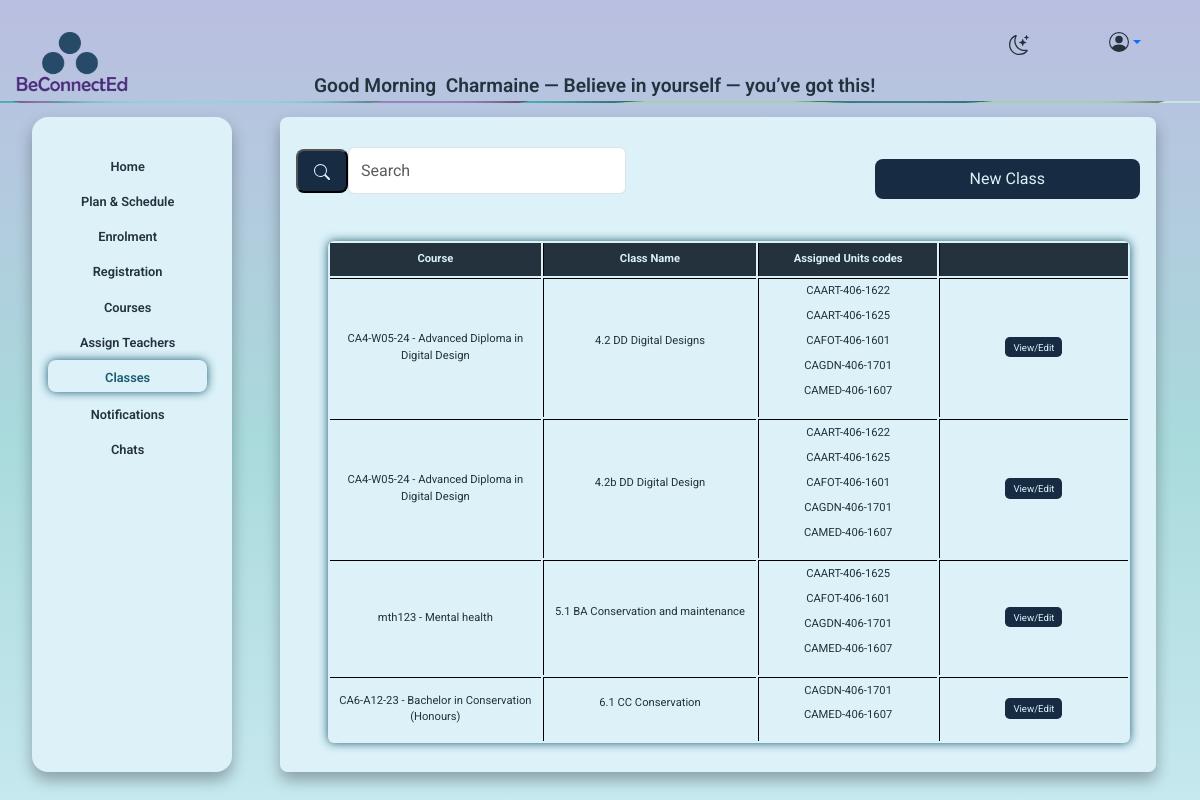
The page /classes_admin.php (signed in) on the database its author committed.
### tables this page shows
CREATE TABLE `classes` (
  `class_id` int(11) NOT NULL,
  `class_name` varchar(255) DEFAULT NULL,
  `course_id` int(11) DEFAULT NULL
);

CREATE TABLE `course` (
  `course_id` int(11) NOT NULL,
  `course_name` varchar(255) DEFAULT NULL,
  `course_code` varchar(100) DEFAULT NULL,
  `institute_id` int(11) DEFAULT NULL,
  `is_active` tinyint(1) NOT NULL,
  `MQF_Level` int(50) DEFAULT NULL,
  `credits` int(50) NOT NULL,
  `duration` varchar(50) NOT NULL,
  `course_description` text NOT NULL
);

### includes/functions.php (called while the page is built, shortened)
<?PHP
function getClassesWithUnits($conn){
  $sql = "
    SELECT
      c.class_id,
      c.class_name,
      co.course_name,
      co.course_code,
      GROUP_CONCAT(u.unit_code ORDER BY u.unit_code SEPARATOR ', ') AS unit_codes
    FROM classes c
    LEFT JOIN course co ON co.course_id = c.course_id
    LEFT JOIN course_units cu ON cu.course_id = c.course_id
    LEFT JOIN unit u ON u.unit_id = cu.unit_id
    GROUP BY c.class_id, c.class_name, co.course_name, co.course_code
    ORDER BY c.class_name
  ";
  $stmt = mysqli_stmt_init($conn);
  if(!mysqli_stmt_prepare($stmt, $sql)){
    return false;
  }
  mysqli_stmt_execute($stmt);
  $result = mysqli_stmt_get_result($stmt);
  return $result;
}

### classes_admin.php (the view, shortened to what this page needs)
<?php
include "includes/nav.php";
require_once 'includes/users.php';
?>
<div class="container-fluid">
  <div class="row">
      <div class="col-lg-2 col-md-3 p-0">
          <?php include 'includes/menuadmin.php'; ?>
      </div>
    <div class="col-1"></div>
  <div class="col-lg-9 col-md-8">
      <div class="row">
        <div class="col-12">
            <div class="form_bg">
            <div class="row align-items-center">
                <div class="col-lg-5 col-md-6 col-sm-12">
                    <form class="d-flex">
                        <button class="search_button btn-outline-success my-3" type="submit">
                            <svg xmlns="http://www.w3.org/2000/svg" width="16" height="16" fill="currentColor" class="bi bi-search" viewBox="0 0 16 16">
                                <path d="M11.742 10.344a6.5 6.5 0 1 0-1.397 1.398h-.001q.044.06.098.115l3.85 3.85a1 1 0 0 0 1.415-1.414l-3.85-3.85a1 1 0 0 0-.115-.1zM12 6.5a5.5 5.5 0 1 1-11 0 5.5 5.5 0 0 1 11 0"/>
                            </svg>
                        </button>
                         <input class="form-control me-2" type="search" placeholder="Search" aria-label="Search">
                    </form>
                </div>
                    <div class="col-lg-4 col-md-4 col-sm-12 text-end ">
                    <button type="button" class="btn button" data-bs-toggle="modal" data-bs-target="#addNewClassModal">
                    New Class
                    </button>
                    </div>
<div class="col-lg-12 col-md-12 col-sm-12">
<table class="table_admin"  >
  <tr>
    <th>Course</th>
    <th>Class Name</th>
    <th>Assigned Units codes</th>
      <th></th>
  </tr>
  <?php
$result = getClassesWithUnits($conn);
if ($result) {
  while($row = mysqli_fetch_assoc($result)){
    echo '<tr>';
    echo '<td>' . htmlspecialchars(($row['course_code'] ?? '') . ' - ' . ($row['course_name'] ?? '')) . '</td>';
      echo '<td>';
  if (!empty($row['class_name'])) {
    $class = explode(', ', $row['class_name']);
    echo '<p class="mb-0 mt-1 ps-3">';
    foreach ($class as $class) {
      echo '<p >' . htmlspecialchars($class) . '</p>';
    }
    echo '</p>';
  } else {
    echo '—';
  }
  echo '</td>';
 echo '<td>';
  if (!empty($row['unit_codes'])) {
    $codes = explode(', ', $row['unit_codes']);
    echo '<p class="mb-0 mt-1 ps-3">';
    foreach ($codes as $code) {
      echo '<p >' . htmlspecialchars($code) . '</p>';
    }
    echo '</p>';
  } else {
    echo '—';
  }
  echo '</td>';
    echo '<td class="text-center">
<a href="edit_class.php?class_id=' . (int)$row['class_id'] . '" class="button_table">View/Edit</a>
          </td>';
    echo '</tr>';
  }
}
  ?>
                    </table>
                </div>
            </div>
        </div>
    </div>
   </div>
  </div>
</div>

### css/style.css (style rules this page uses)
:root { --base-color: linear-gradient(to bottom, #babee0, #a9dadc, #ccebf3); --base-variant: #dcf1f8; --text-color: #23323d; --secondary-text: #1a5b71; --button-color: #172c42; --hover-button: #1a5b71; }
body { margin-top:2rem; padding: 0; min-height: 92vh; background: var(--base-color); background-attachment: fixed; font-family: Roboto, "Helvetica Neue", Helvetica, sans-serif; width: 100%; overflow: hidden; overflow-x: hidden; }
.form_bg { box-shadow:0 8px 15px 0 #0000004d; color: var(--secondary-text); border-radius: .5rem; background-color: var(--base-variant); width: 100%; margin-top: 1rem; margin-left: -2rem; min-height: 75vh; max-height: 75vh; padding: 1rem; text-align: center; overflow-y: auto; overflow-x: auto; display: flex; flex-direction: column; justify-content: top; }
.table_admin { color: var(--text-color); }
.table_admin p { line-height: .8; }
td { text-align: center; width: 1rem; }
.form-control { width: 100% !important; margin: .9rem .9rem .9rem 0rem; }
.button { width: 100% !important; text-decoration: none; color: var( --base-variant); border-radius: .5rem; margin-top: 1rem; padding: .5rem 1rem .5rem 1rem; background-color:var(--button-color); }
button.button, a.button { width: 100%; text-decoration: none; color: var(--base-variant); border-radius: .5rem; margin-top: 1rem; padding: .5rem 1rem; background-color: var(--button-color); border: none; display: block; text-align: center; }
.search_button { text-decoration: none; color: var( --base-variant); border-radius: .5rem; margin-top: 1rem; padding: .5rem 1rem .5rem 1rem; background-color:var(--button-color); }
.button_table { font-size: .6rem; text-decoration: none; color: var( --base-variant); background-color:var(--button-color); border-radius: .3rem; padding: .3rem .5rem .3rem .5rem; align-content: center !important; width: 100vh !important; }
table { border-collapse:separate; border-radius:6px; margin: 2rem; box-shadow: 0 0 10px var(--secondary-text); padding: 0%; width: 95% !important; }
td, th { border-left:solid black 1px; border-top:solid black 1px; }
td { padding: .3rem; font-size: .7rem; }
th { background-color: var(--text-color); padding: .5rem; border-top: none; color: var(--base-variant); font-size: .7rem; }
td:first-child, th:first-child { border-left: none; }

### rows shown on the page
classes: course.course_name "CA4-W05-24 - Advanced Diploma in Digital Design", class_name "4.2 DD Digital Designs", code "CAART-406-1622", code "CAART-406-1625", code "CAFOT-406-1601", code "CAGDN-406-1701", code "CAMED-406-1607"
classes: course.course_name "CA4-W05-24 - Advanced Diploma in Digital Design", class_name "4.2b DD Digital Design", code "CAART-406-1622", code "CAART-406-1625", code "CAFOT-406-1601", code "CAGDN-406-1701", code "CAMED-406-1607"
classes: course.course_name "mth123 - Mental health", class_name "5.1 BA Conservation and maintenance", code "CAART-406-1625", code "CAFOT-406-1601", code "CAGDN-406-1701", code "CAMED-406-1607"
classes: course.course_name "CA6-A12-23 - Bachelor in Conservation (Honours)", class_name "6.1 CC Conservation", code "CAGDN-406-1701", code "CAMED-406-1607"

### other values the page prints
$first . ' ' . $last "Charmaine"
